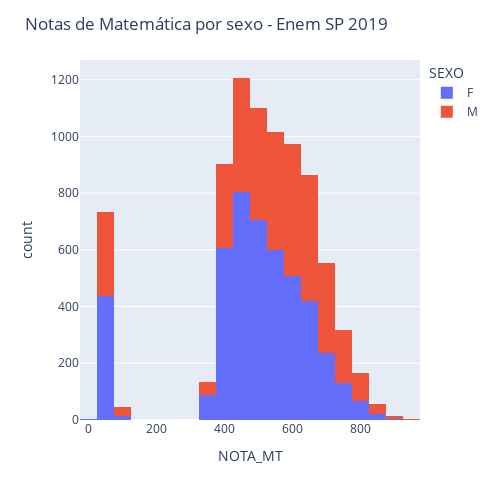

Notebook code cell kept with this figure:
### Code cell
grafico =  px.histogram (enem_sorocaba,  x = "NOTA_MT", nbins=20, color='SEXO') 
grafico.update_layout(width=500,height=500,title_text='Notas de Matemática por sexo - Enem SP 2019') 
grafico.show()

### Figure 1 — Plotly figure (JSON) as saved in the notebook; plotly's stock layout.template omitted (floating-point values rounded to 4 significant figures; data arrays with more than 128 entries replaced by an {"elided": "..."} marker saying what was removed)
{"data": [{"alignmentgroup": "True", "bingroup": "x", "hovertemplate": "SEXO=F<br>NOTA_MT=%{x}<br>count=%{y}<extra></extra>", "legendgroup": "F", "marker": {"color": "#636efa", "pattern": {"shape": ""}}, "name": "F", "nbinsx": 20, "offsetgroup": "F", "orientation": "v", "showlegend": true, "type": "histogram", "x": {"elided": "4642 float values"}, "xaxis": "x", "yaxis": "y"}, {"alignmentgroup": "True", "bingroup": "x", "hovertemplate": "SEXO=M<br>NOTA_MT=%{x}<br>count=%{y}<extra></extra>", "legendgroup": "M", "marker": {"color": "#EF553B", "pattern": {"shape": ""}}, "name": "M", "nbinsx": 20, "offsetgroup": "M", "orientation": "v", "showlegend": true, "type": "histogram", "x": {"elided": "3446 float values"}, "xaxis": "x", "yaxis": "y"}], "layout": {"barmode": "relative", "height": 500, "legend": {"title": {"text": "SEXO"}, "tracegroupgap": 0}, "margin": {"t": 60}, "title": {"text": "Notas de Matemática por sexo - Enem SP 2019"}, "width": 500, "xaxis": {"anchor": "y", "domain": [0, 1], "title": {"text": "NOTA_MT"}}, "yaxis": {"anchor": "x", "domain": [0, 1], "title": {"text": "count"}}}}
